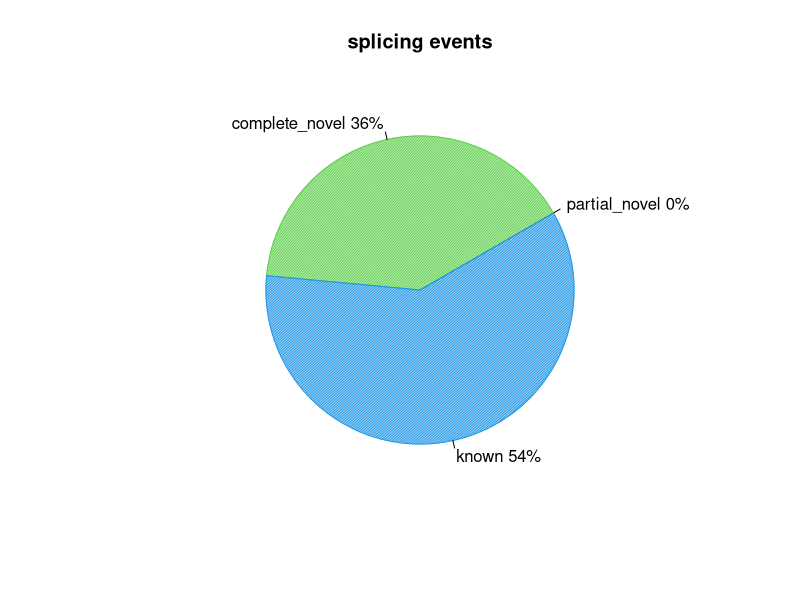
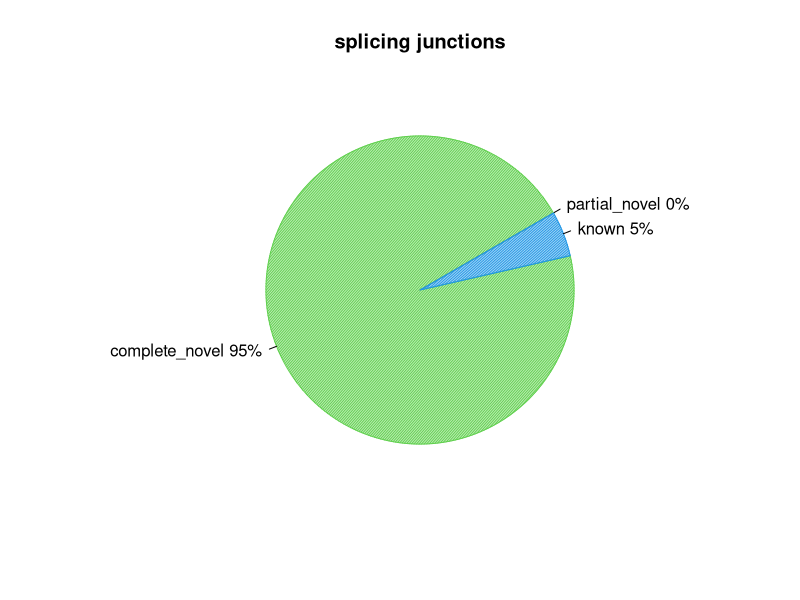

Write the R code that produced these figures, in order.
pdf("RAP1_IAA_30M_REP1.splice_events.pdf")
events=c(0.0,36.28620102214651,54.003407155025556)
pie(events,col=c(2,3,4),init.angle=30,angle=c(60,120,150),density=c(70,70,70),main="splicing events",labels=c("partial_novel 0%","complete_novel 36%","known 54%"))
dev.off()
pdf("RAP1_IAA_30M_REP1.splice_junction.pdf")
junction=c(0.0,95.23809523809524,4.761904761904762)
pie(junction,col=c(2,3,4),init.angle=30,angle=c(60,120,150),density=c(70,70,70),main="splicing junctions",labels=c("partial_novel 0%","complete_novel 95%","known 5%"))
dev.off()
